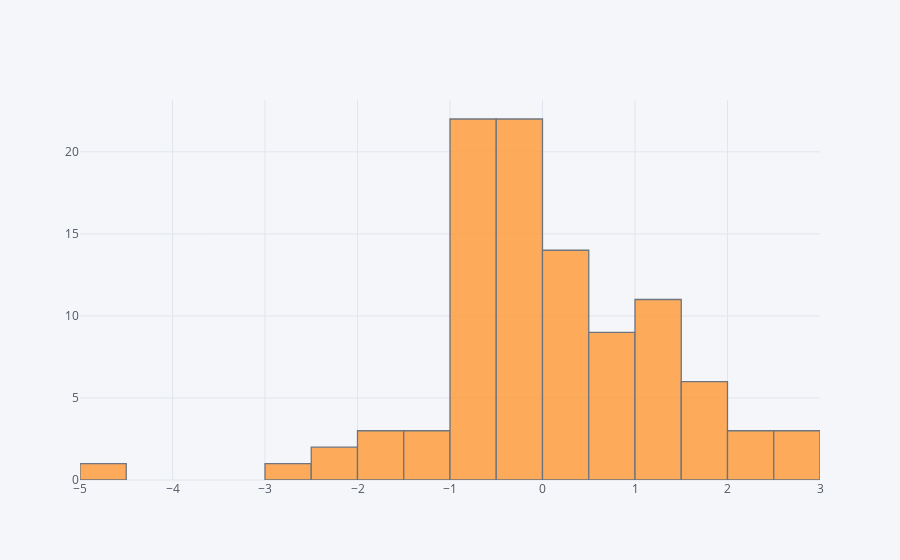

This figure's notebook cell:
### Markdown cell above
## histogram

### Code cell
df['A'].iplot(kind='hist',bins=25)

### Figure 1 — Plotly figure (JSON) as saved in the notebook; plotly's stock layout.template omitted (floating-point values rounded to 4 significant figures)
{"data": [{"histfunc": "count", "histnorm": "", "marker": {"color": "rgba(255, 153, 51, 1.0)", "line": {"color": "#4D5663", "width": 1.3}}, "name": "A", "nbinsx": 25, "opacity": 0.8, "orientation": "v", "type": "histogram", "x": [0.6057, 0.2614, 0.01582, -2.08, -1.959, -0.1684, 0.9787, -0.2406, -0.5971, 0.1678, -0.1795, 0.292, -4.723, -1.931, -0.714, -0.9732, 0.92, 0.4663, -0.2303, -0.2376, 0.2937, -0.8047, -0.6343, 2.355, -0.4435, -0.642, 1.808, -0.4553, 0.2065, -1.243, 1.534, 0.7005, -0.4856, -0.4851, -0.7212, 0.2995, 2.123, 0.3297, 1.368, 0.5176, 1.24, 2.88, 0.635, -0.6266, -0.4833, -0.6256, -0.6048, 0.3026, -0.8405, 1.279, -0.6467, 1.171, -0.3578, 1.04, 0.3311, 0.7836, 2.567, -0.3533, -0.5052, -0.1298, -0.9295, -0.3029, -0.2808, 1.319, -1.158, 1.108, -0.9424, 1.238, -0.2567, -0.1716, 1.577, 0.8239, -0.5848, -0.3499, 1.225, 0.2346, 1.273, -0.06145, -0.5933, 1.295, -0.002909, -1.624, 2.349, -2.447, -0.6431, 0.1427, 0.06407, 2.639, 0.6761, -2.584, 1.875, -0.4769, 1.733, -0.4131, -0.7699, -1.304, -0.9925, -0.8474, 1.827, -0.6943]}], "layout": {"barmode": "overlay", "legend": {"bgcolor": "#F5F6F9", "font": {"color": "#4D5663"}}, "paper_bgcolor": "#F5F6F9", "plot_bgcolor": "#F5F6F9", "titlefont": {"color": "#4D5663"}, "xaxis1": {"gridcolor": "#E1E5ED", "showgrid": true, "tickfont": {"color": "#4D5663"}, "title": "", "titlefont": {"color": "#4D5663"}, "zerolinecolor": "#E1E5ED"}, "yaxis1": {"gridcolor": "#E1E5ED", "showgrid": true, "tickfont": {"color": "#4D5663"}, "title": "", "titlefont": {"color": "#4D5663"}, "zerolinecolor": "#E1E5ED"}}}
